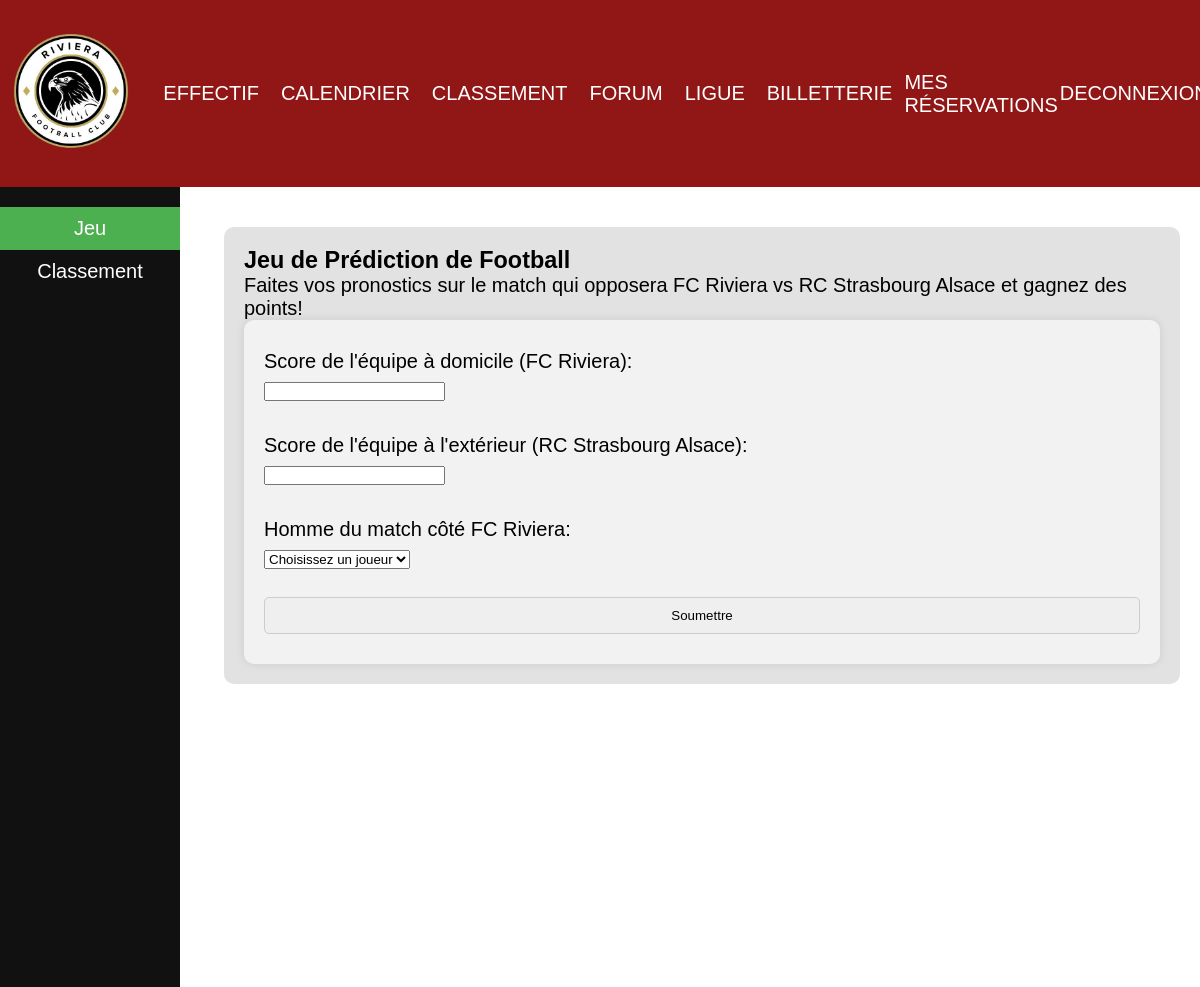
Screenshot of /php/ligue.php?page=jeu (signed in) with the database file from the repository.
### tables this page shows
CREATE TABLE IF NOT EXISTS `calendrier` (
  `id_match` int(11) NOT NULL AUTO_INCREMENT,
  `home_team` int(11) DEFAULT NULL,
  `away_team` int(11) DEFAULT NULL,
  `date` date DEFAULT NULL,
  `home_team_goal` int(11) DEFAULT NULL,
  `away_team_goal` int(11) DEFAULT NULL,
  `manofthematch` int(11) DEFAULT NULL,
  `match_name` varchar(50) DEFAULT NULL,
  `places_dispo` int(11) DEFAULT NULL,
  PRIMARY KEY (`id_match`),
  KEY `FK_calendrier_equipe` (`home_team`),
  KEY `FK_calendrier_equipe_2` (`away_team`),
  KEY `FK_calendrier_effectif` (`manofthematch`),
  CONSTRAINT `FK_calendrier_effectif` FOREIGN KEY (`manofthematch`) REFERENCES `effectif` (`id_joueur`),
  CONSTRAINT `FK_calendrier_equipe` FOREIGN KEY (`home_team`) REFERENCES `equipe` (`id_equipe`),
  CONSTRAINT `FK_calendrier_equipe_2` FOREIGN KEY (`away_team`) REFERENCES `equipe` (`id_equipe`)
);

CREATE TABLE IF NOT EXISTS `equipe` (
  `id_equipe` int(11) NOT NULL AUTO_INCREMENT,
  `nom_equipe` varchar(50) NOT NULL DEFAULT '',
  `logo` longblob,
  `points` int(11) NOT NULL DEFAULT '0',
  `butpour` int(11) NOT NULL DEFAULT '0',
  `butcontre` int(11) NOT NULL DEFAULT '0',
  `differencebut` int(11) NOT NULL DEFAULT '0',
  PRIMARY KEY (`id_equipe`)
);

### php/ligue.php (the view, shortened to what this page needs)
<?php
include 'database.php';
?>
<!DOCTYPE html>
<html lang="fr">
<head>
    <link rel="stylesheet" href="../css/ligue.css">
</head>
<body>
    <?php include "navbar.php"; ?>
    <div class="sidebar">
        <a href="?page=jeu" class="tab <?php echo (isset($_GET['page']) && $_GET['page'] == 'jeu') ? 'active' : ''; ?>">Jeu</a>
        <a href="?page=classement" class="tab <?php echo (isset($_GET['page']) && $_GET['page'] == 'classement') ? 'active' : ''; ?>">Classement</a>
    </div>
    <div class="content">
        <?php
        $sql_update_scores = "UPDATE predictions p
            INNER JOIN calendrier c ON p.match_number = c.id_match
            SET p.points = CASE
                WHEN p.home_score = c.home_team_goal AND p.away_score = c.away_team_goal THEN 100
                WHEN p.home_score = c.home_team_goal OR p.away_score = c.away_team_goal THEN 30
                ELSE 0
            END +
            CASE WHEN p.mom_prono = c.manofthematch THEN 50 ELSE 0 END";
        $db->query($sql_update_scores);
        if (isset($_GET['page']) && $_GET['page'] == 'jeu') {
            $sql = "SELECT c.id_match, c.home_team, e1.nom_equipe AS home_team_name, c.away_team, e2.nom_equipe AS away_team_name
                    FROM calendrier c
                    INNER JOIN equipe e1 ON c.home_team = e1.id_equipe
                    INNER JOIN equipe e2 ON c.away_team = e2.id_equipe
                    WHERE c.id_match = 1";
            $result = $db->query($sql);
            if ($result === FALSE) {
                echo "Erreur dans la requête SQL : " . $db->errorInfo()[2];
            } else {
                if ($result->rowCount() > 0) {
                    $match = $result->fetch(PDO::FETCH_ASSOC);
                    ?>
                    <div class="game-container">
                        <h3>Jeu de Prédiction de Football</h3>
                        <p>Faites vos pronostics sur le match qui opposera <?php echo $match['home_team_name']; ?> vs
                            <?php echo $match['away_team_name']; ?> et gagnez des points!
                        </p>
                        <div class="form-container">
                            <form method="post" action="">
                                <label for="home_score">Score de l'équipe à domicile
                                    (<?php echo $match['home_team_name']; ?>):</label>
                                <input type="number" id="home_score" name="home_score" required><br><br>
                                <label for="away_score">Score de l'équipe à l'extérieur
                                    (<?php echo $match['away_team_name']; ?>):</label>
                                <input type="number" id="away_score" name="away_score" required><br><br>
                                <label for="homme_match">Homme du match côté FC Riviera:</label>
                                <select id="homme_match" name="homme_match">
                                    <option value="" disabled selected>Choisissez un joueur</option>
                                </select>
                                <br><br>
                                <input type="submit" name="submit" value="Soumettre">
                            </form>
                        </div>
                    </div>
                    <?php
                } else {
                    echo "<p>Aucun match trouvé dans le calendrier.</p>";
                }
            }
        } else {
            ?>
            <h2>Bienvenue dans la Ligue du FC Riviera</h2>
            <p>Veuillez sélectionner une option dans la barre latérale.</p>
            <?php
        }
        ?>
    </div>
</body>
</html>

### css/ligue.css (style rules this page uses)
body { margin: 0; font-family: Arial, sans-serif; }
.sidebar { width: 100%; background-color: #111; padding-top: 20px; }
.tab { color: white; padding: 10px; text-align: center; text-decoration: none; display: block; }
.active { background-color: #4CAF50; }
.content { padding: 20px; }
.form-container { background-color: #f2f2f2; padding: 20px; border-radius: 10px; box-shadow: 0 0 10px rgba(0, 0, 0, 0.1); }
.form-container label { display: block; margin: 10px 0 5px; }
.form-container input[type="text"], .form-container input[type="submit"] { width: 100%; padding: 10px; margin: 5px 0 10px; border: 1px solid #ccc; border-radius: 5px; }
.game-container { background-color: #e2e2e2; padding: 20px; border-radius: 10px; margin-top: 20px; }
@media (min-width: 600px) { .sidebar { height: 100vh; width: 25%; float: left; } }
@media (min-width: 600px) { .content { margin-left: 27%; } }
@media (min-width: 992px) { .sidebar { width: 15%; } }
@media (min-width: 992px) { .content { margin-left: 17%; } }

### css/navbar.css (style rules this page uses)
* { margin: 0; padding: 0; box-sizing: border-box; }
body { font-family: 'Changa', sans-serif; font-size: 20px; }
a { color: #fff; text-decoration: none; position: relative; display: block; padding: 1px; }

### rows the page displays
calendrier: home_team.nom_equipe "FC Riviera", away_team.nom_equipe "RC Strasbourg Alsace"
